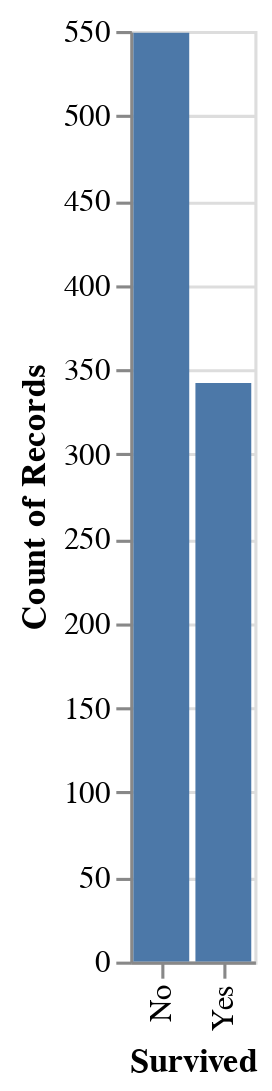

Write notebook code for a chart like this one.
### Code cell
import altair as alt
survived_altair = alt.Chart(titanic_df).mark_bar().encode(
    x='Survived',
    y='count()'
)
survived_altair

### Figure 1 — Vega-Lite specification as saved in the notebook (floating-point values rounded to 4 significant figures; data arrays with more than 128 entries replaced by an {"elided": "..."} marker saying what was removed)
{"config": {"view": {"continuousWidth": 300, "continuousHeight": 300}}, "data": {"name": "data-51fd94c81f34d96954efc4d516b8f939"}, "mark": {"type": "bar"}, "encoding": {"x": {"field": "Survived", "type": "nominal"}, "y": {"aggregate": "count", "type": "quantitative"}}, "$schema": "https://vega.github.io/schema/vega-lite/v5.20.1.json", "datasets": {"data-51fd94c81f34d96954efc4d516b8f939": {"elided": "891 records"}}}
